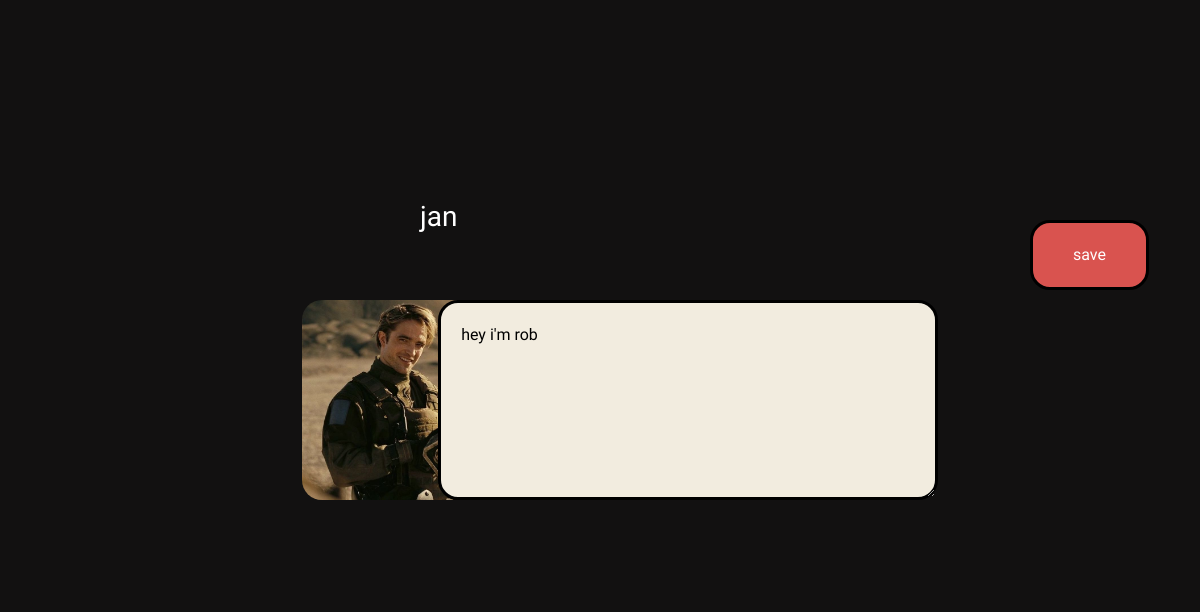
Screenshot of /settings (signed in) with the database file from the repository.
### core/models.py (models this page shows, shortened)
class Profile(models.Model):
    user = models.ForeignKey(User, on_delete=models.CASCADE)
    id_user = models.IntegerField()
    profile_img = models.ImageField(upload_to='profile_images', default='default_pfp.jpg')
    bio = models.TextField(blank=True)

### core/views.py (the view, shortened to what this page needs)
# urls.py: path('settings', views.settings, name='settings'),
@login_required(login_url='login')
def settings(request):
    user_settings = Profile.objects.get(user=request.user)
    return render(request, 'settings.html', {'user_settings':user_settings})

### templates/settings.html (shortened to what this page needs)
{% extends 'base.html' %}
{% block content %}
<form action="" method="post" enctype="multipart/form-data">
    <div>
        <h3>{{user.username}}</h3>
        <button id="save" type="submit">save</button>
    </div>
    <div class="settings">
        <div>
            <img width="200" height="200" src="{{user_settings.profile_img.url}}" />
            <input id="image_input" type="file" name="image" value="">
        </div>
        <textarea name="bio">{{user_settings.bio}}</textarea>
    </div>
</form>
{% endblock %}

### templates/settings.html (style rules this page uses)
body { background-color: #121111; }
h3 { font-family: 'Unbounded', sans-serif; color: #ffffff; margin-top: 200px; margin-left: 420px; }
.settings { display: flex; justify-content: space-evenly; }
img { border-radius: 20px; margin-left: 40px; }
input[type='file'] { color: transparent; margin-left: -200px; width: 200px; height: 200px; margin-top: -100px; }
textarea { font-family: 'Unbounded', sans-serif; padding: 20px; width: 500px; height: 200px; background-color: #F2ECDF; border-radius: 20px; border: #000000 solid 3px; margin-left: -330px; }
#save { background-color: #D9534F; color: #ffffff; border-radius: 20px; border: #000000 solid 3px; padding: 20px 40px 20px 40px; font-family: "Unbounded", sans-serif; margin-left: 1030px; margin-top: -100px; margin-bottom: 10px; }

### rows the page displays
Profile: profile_img (picture), bio "hey i'm rob"

### other values shown
{{ user.username }} "jan"
